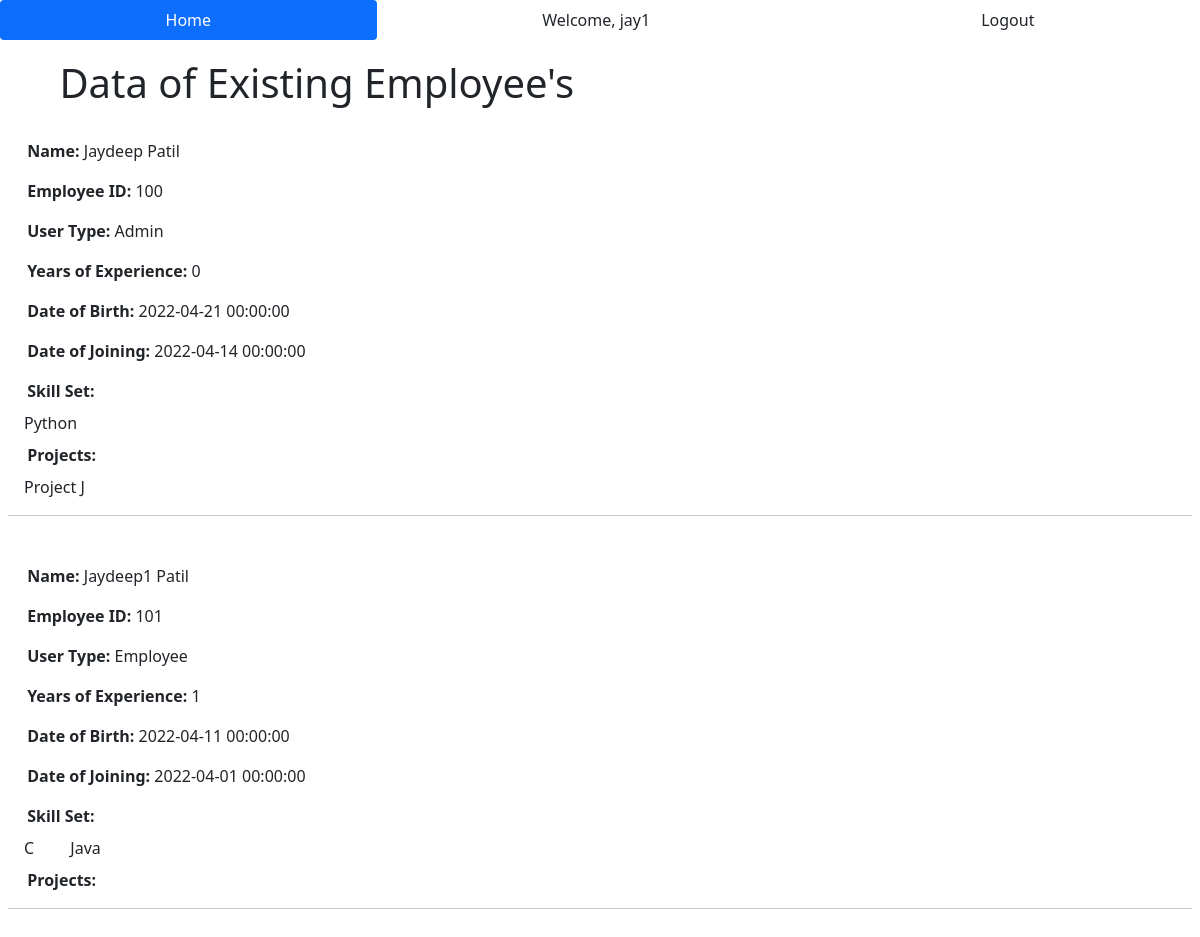
/show_all (signed in), run on the app's committed database.
### EDMA/models.py (models this page shows, shortened)
class User(db.Model, UserMixin):
    id = db.Column(db.Integer, primary_key=True)
    username = db.Column(db.String(30), nullable=False, unique=True)
    email = db.Column(db.String(50), nullable=False, unique=True)
    password_hash = db.Column(db.String(60), nullable=False)
    emp_id = db.Column(db.Integer, db.ForeignKey('employee.emp_id'))
    skills = db.relationship('Skill', secondary='userskill', backref='users')
    projects = db.relationship('Project', secondary='userproject', backref='users')
    @property
    def password(self):
        return self.password

class Employee(db.Model):
    emp_id = db.Column(db.Integer, primary_key=True)
    name = db.Column(db.String(25), nullable=False)
    user_type = db.Column(db.String(15), nullable=False, default='Employee')
    dob = db.Column(db.DateTime, nullable=False)
    doj = db.Column(db.DateTime, nullable=False)
    years = db.Column(db.Integer, nullable=False)
    user = db.relationship("User", backref='details', lazy='select', uselist=False)
    team = db.relationship("Team", backref='team')

class Skill(db.Model):
    id = db.Column(db.Integer, primary_key=True)
    name = db.Column(db.String(25), nullable=False)

class Project(db.Model):
    id = db.Column(db.Integer, primary_key=True)
    name = db.Column(db.String(25), nullable=False)

### EDMA/routes.py (the view)
@app.route('/show_all')
@login_required
def show_all():
    allEmp = Employee.query.order_by(Employee.emp_id)
    return render_template('read.html', AllEmp=allEmp)

### EDMA/models.py (called while the page is built)
@login_manager.user_loader
def load_user(user_id):
    return User.query.get(int(user_id))

### EDMA/templates/read.html (shortened to what this page needs)
{% extends 'base.html' %}
{% block body %}
    <div class="container-fluid ps-5 pt-2">
        <h1 class="pb-3">Data of Existing Employee's</h1>
    </div>
    {% for x in AllEmp %}
        <div class="container-fluid ps-2 pe-2 pt-2">
            <p><span class="fw-bold">Name:</span> {{ x.name }}</p>
            <p><span class="fw-bold">Employee ID:</span> {{ x.emp_id }}</p>
            <p><span class="fw-bold">User Type:</span> {{ x.user_type }}</p>
            <p><span class="fw-bold">Years of Experience:</span> {{ x.years }}</p>
            <p><span class="fw-bold">Date of Birth:</span> {{ x.dob }}</p>
            <p><span class="fw-bold">Date of Joining:</span> {{ x.doj }}</p>
            <p class="skill_para fw-bold">Skill Set: </p>
            {% for skill in x.user.skills %}
                <span class="mx-3">{{ skill.name }}</span>
            {% endfor %}
            <p class="mt-2 proj_para fw-bold">Projects: </p>
            {% for proj in x.user.projects %}
                <span class="mx-3">{{ proj.name }}</span>
            {% endfor %}
            <hr>
            <br>
        </div>
    {% endfor %}
{% endblock %}

### EDMA/templates/base.html (shortened to what this page needs)
<!doctype html>
<html lang="en">
  <head>
    <link rel="stylesheet" type="text/css" href="{{ url_for('static', filename='main.css') }}">
    <link href="https://cdn.jsdelivr.net/npm/bootstrap@5.0.2/dist/css/bootstrap.min.css" rel="stylesheet">
  </head>
  <body>
    <div>
      <ul class="nav nav-pills nav-fill">
        <li class="nav-item">
          <a class="nav-link active link-dark" aria-current="page" href="{{ url_for('index') }}">Home</a>
        </li>
        {% if current_user.is_authenticated %}
          <li class="nav-item">
            <a class="nav-link link-dark">Welcome, {{ current_user.username }}</a>
          </li>
          <li class="nav-item">
            <a class="nav-link link-dark" href="{{ url_for('logout_page') }}">Logout</a>
          </li>
        {% endif %}
      </ul>
    </div>
    {% block body %} {% endblock %}
  </body>
</html>

### EDMA/static/main.css (style rules this page uses)
h1 { padding: 1%; }
p { padding-left: 19.2px; }
.skill_para { margin-bottom: 0.5rem; }
.proj_para { margin-bottom: 0.5rem; }

### data on the page
User: username "jay1"
Employee: name "Jaydeep Patil", emp_id "100", user_type "Admin", years "0", dob "2022-04-21 00:00:00", doj "2022-04-14 00:00:00"
Skill: name "Python"
Project: name "Project J"
Employee: name "Jaydeep1 Patil", emp_id "101", user_type "Employee", years "1", dob "2022-04-11 00:00:00", doj "2022-04-01 00:00:00"
Skill: name "C"
Skill: name "Java"
